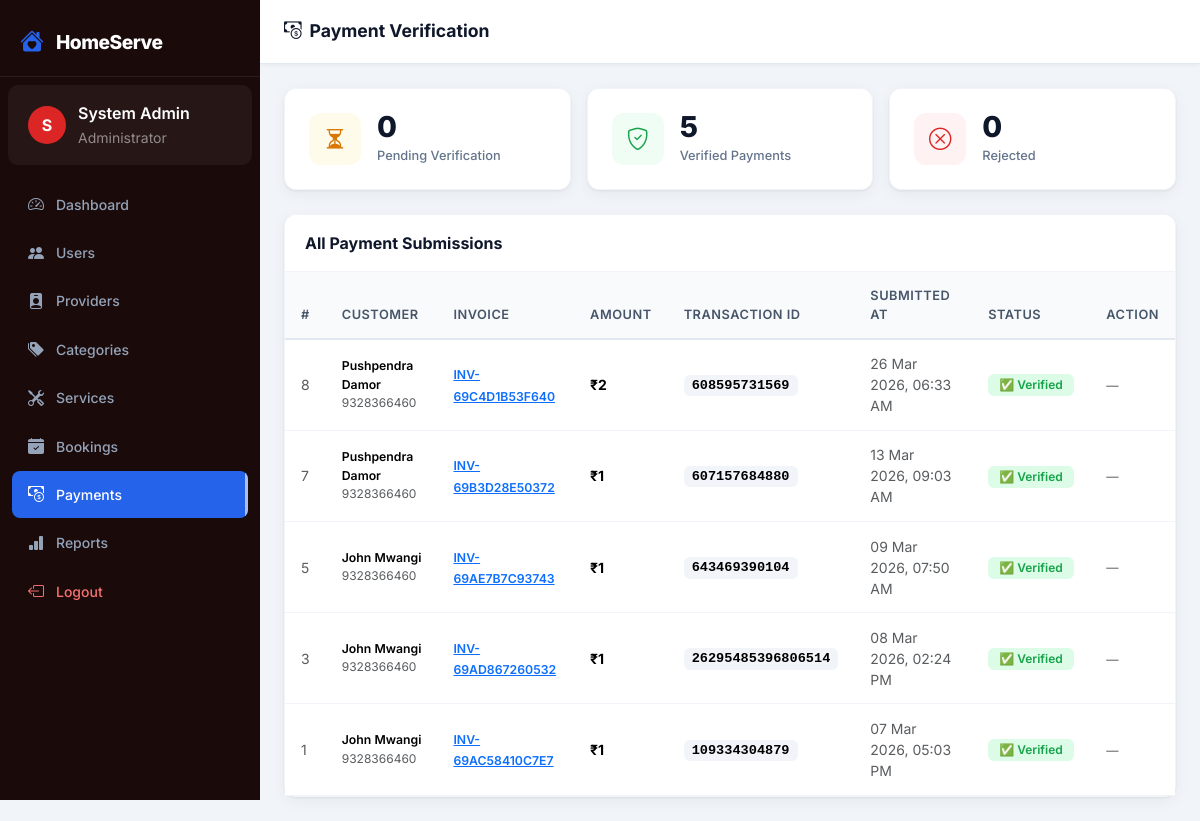
/modules/admin/payments.php (signed in), run on the app's committed database.
### tables this page shows
CREATE TABLE `payments` (
  `id` int(11) NOT NULL,
  `booking_id` int(11) NOT NULL,
  `transaction_id` varchar(50) NOT NULL,
  `amount` decimal(10,2) NOT NULL,
  `status` enum('pending','verified','rejected') DEFAULT 'pending',
  `verified_at` timestamp NULL DEFAULT NULL,
  `created_at` timestamp NOT NULL DEFAULT current_timestamp()
);

CREATE TABLE `users` (
  `id` int(11) NOT NULL,
  `name` varchar(100) NOT NULL,
  `email` varchar(150) NOT NULL,
  `phone` varchar(20) DEFAULT NULL,
  `password` varchar(255) NOT NULL,
  `role` enum('customer','admin') DEFAULT 'customer',
  `status` enum('active','suspended') DEFAULT 'active',
  `avatar` varchar(255) DEFAULT NULL,
  `created_at` timestamp NOT NULL DEFAULT current_timestamp(),
  `updated_at` timestamp NOT NULL DEFAULT current_timestamp() ON UPDATE current_timestamp()
);

CREATE TABLE `invoices` (
  `id` int(11) NOT NULL,
  `booking_id` int(11) NOT NULL,
  `invoice_number` varchar(30) NOT NULL,
  `subtotal` decimal(10,2) NOT NULL,
  `tax_rate` decimal(5,2) DEFAULT 0.00,
  `tax_amount` decimal(10,2) DEFAULT 0.00,
  `grand_total` decimal(10,2) NOT NULL,
  `payment_status` enum('unpaid','paid') DEFAULT 'unpaid',
  `generated_at` timestamp NOT NULL DEFAULT current_timestamp()
);

### includes/auth.php (called while the page is built, shortened)
<?php
function sanitize($input) {
    return htmlspecialchars(strip_tags(trim($input)), ENT_QUOTES, 'UTF-8');
}
function formatCurrency($amount) {
    return '₹' . number_format($amount, 0);
}
function formatDateTime($dt) {
    return date('d M Y, h:i A', strtotime($dt));
}

### modules/admin/payments.php (the view, shortened to what this page needs)
<?php
require_once __DIR__ . '/../../includes/auth.php';
$db = getDB();
$payments = $db->query("
    SELECT p.*,
        b.id as booking_id,
        uc.name as customer_name, uc.phone as customer_phone,
        inv.invoice_number, inv.grand_total, inv.payment_status
    FROM payments p
    JOIN bookings b ON p.booking_id = b.id
    JOIN users uc ON b.customer_id = uc.id
    JOIN invoices inv ON inv.booking_id = b.id
    ORDER BY p.created_at DESC
")->fetchAll();
?>
<?php require_once __DIR__ . '/../../includes/header.php'; ?>
<div class="dashboard-wrapper">
<?php require_once __DIR__ . '/../../includes/sidebar_admin.php'; ?>
<div class="main-content">
  <div class="topbar">
    <div class="d-flex align-items-center gap-3">
      <div class="topbar-title"><i class="bi bi-cash-coin me-2"></i>Payment Verification</div>
    </div>
  </div>
  <div class="page-content">
    <?php
      $pending  = array_filter($payments, fn($p) => $p['status'] === 'pending');
      $verified = array_filter($payments, fn($p) => $p['status'] === 'verified');
      $rejected = array_filter($payments, fn($p) => $p['status'] === 'rejected');
    ?>
    <div class="row g-3 mb-4">
      <div class="col-md-4">
        <div class="stat-card">
          <div class="stat-icon stat-bg-yellow"><i class="bi bi-hourglass-split"></i></div>
          <div>
            <div class="stat-value"><?= count($pending) ?></div>
            <div class="stat-label">Pending Verification</div>
          </div>
        </div>
      </div>
      <div class="col-md-4">
        <div class="stat-card">
          <div class="stat-icon stat-bg-green"><i class="bi bi-shield-check"></i></div>
          <div>
            <div class="stat-value"><?= count($verified) ?></div>
            <div class="stat-label">Verified Payments</div>
          </div>
        </div>
      </div>
      <div class="col-md-4">
        <div class="stat-card">
          <div class="stat-icon stat-bg-red"><i class="bi bi-x-circle"></i></div>
          <div>
            <div class="stat-value"><?= count($rejected) ?></div>
            <div class="stat-label">Rejected</div>
          </div>
        </div>
      </div>
    </div>
    <div class="card">
      <div class="card-header"><span class="card-title">All Payment Submissions</span></div>
      <div class="card-body p-0">
        <?php if (empty($payments)): ?>
        <div class="empty-state">
          <i class="bi bi-inbox"></i>
          <p class="mt-2">No payments submitted yet.</p>
        </div>
        <?php else: ?>
        <div class="table-responsive">
          <table class="table table-hover mb-0">
            <thead style="background:#f8fafc">
              <tr>
                <th>#</th>
                <th>Customer</th>
                <th>Invoice</th>
                <th>Amount</th>
                <th>Transaction ID</th>
                <th>Submitted At</th>
                <th>Status</th>
                <th>Action</th>
              </tr>
            </thead>
            <tbody>
              <?php foreach ($payments as $p): ?>
              <tr>
                <td class="text-muted small"><?= $p['id'] ?></td>
                <td>
                  <div class="fw-600 small"><?= sanitize($p['customer_name']) ?></div>
                  <div class="text-muted" style="font-size:.75rem"><?= sanitize($p['customer_phone'] ?? '—') ?></div>
                </td>
                <td>
                  <a href="<?= APP_URL ?>/modules/user/invoice.php?id=<?= $p['booking_id'] ?>" target="_blank" class="small fw-600 text-primary">
                    <?= sanitize($p['invoice_number']) ?>
                  </a>
                </td>
                <td class="fw-700"><?= formatCurrency($p['grand_total']) ?></td>
                <td>
                  <span style="font-family:monospace;font-weight:700;font-size:.85rem;background:#f1f5f9;padding:.2rem .5rem;border-radius:6px">
                    <?= sanitize($p['transaction_id']) ?>
                  </span>
                </td>
                <td class="text-muted small"><?= formatDateTime($p['created_at']) ?></td>
                <td>
                  <?php if ($p['status'] === 'pending'): ?>
                  <span class="badge" style="background:#fef3c7;color:#d97706;padding:.3rem .7rem">⏳ Pending</span>
                  <?php elseif ($p['status'] === 'verified'): ?>
                  <span class="badge" style="background:#dcfce7;color:#16a34a;padding:.3rem .7rem">✅ Verified</span>
                  <?php else: ?>
                  <span class="badge" style="background:#fee2e2;color:#dc2626;padding:.3rem .7rem">❌ Rejected</span>
                  <?php endif; ?>
                </td>
                <td>
                  <?php if ($p['status'] === 'pending'): ?>
                  <form method="POST" style="display:inline">
                    <?= csrfField() ?>
                    <input type="hidden" name="payment_id" value="<?= $p['id'] ?>">
                    <input type="hidden" name="action" value="verify">
                    <button type="submit" class="btn btn-sm btn-success" onclick="return confirm('Mark this payment as verified?')">
                      <i class="bi bi-check-lg"></i> Verify
                    </button>
                  </form>
                  <form method="POST" style="display:inline;margin-left:.3rem">
                    <?= csrfField() ?>
                    <input type="hidden" name="payment_id" value="<?= $p['id'] ?>">
                    <input type="hidden" name="action" value="reject">
                    <button type="submit" class="btn btn-sm btn-danger" onclick="return confirm('Reject this payment?')">
                      <i class="bi bi-x-lg"></i> Reject
                    </button>
                  </form>
                  <?php else: ?>
                  <span class="text-muted small">—</span>
                  <?php endif; ?>
                </td>
              </tr>
              <?php endforeach; ?>
            </tbody>
          </table>
        </div>
        <?php endif; ?>
      </div>
    </div>
  </div>
</div>
</div>
<?php require_once __DIR__ . '/../../includes/footer.php'; ?>

### assets/css/main.css (style rules this page uses)
:root { --primary: #2563eb; --primary-dark: #1d4ed8; --primary-light: #eff6ff; --secondary: #7c3aed; --success: #059669; --warning: #d97706; --danger: #dc2626; --sidebar-width: 260px; --sidebar-bg: #0f172a; --sidebar-hover: rgba(255,255,255,0.08); --topbar-height: 64px; --card-shadow: 0 1px 3px rgba(0,0,0,.07), 0 4px 16px rgba(0,0,0,.05); --card-radius: 12px; --transition: all .2s ease; }
* { box-sizing: border-box; }
body { font-family: 'Inter', sans-serif; background: #f1f5f9; color: #1e293b; margin: 0; }
.dashboard-wrapper { display: flex; min-height: 100vh; }
.main-content { flex: 1; margin-left: var(--sidebar-width); min-height: 100vh; display: flex; flex-direction: column; }
.topbar { height: var(--topbar-height); background: #fff; border-bottom: 1px solid #e2e8f0; display: flex; align-items: center; justify-content: space-between; padding: 0 1.5rem; position: sticky; top: 0; z-index: 100; box-shadow: 0 1px 4px rgba(0,0,0,.05); }
.topbar-title { font-size: 1.1rem; font-weight: 700; color: #0f172a; }
.page-content { padding: 1.5rem; flex: 1; }
.stat-card { background: #fff; border-radius: var(--card-radius); box-shadow: var(--card-shadow); padding: 1.5rem; display: flex; align-items: flex-start; gap: 1rem; border: 1px solid #f1f5f9; transition: var(--transition); }
.stat-icon { width: 52px; height: 52px; border-radius: 12px; display: flex; align-items: center; justify-content: center; font-size: 1.4rem; flex-shrink: 0; }
.stat-value { font-size: 1.8rem; font-weight: 800; color: #0f172a; line-height: 1; }
.stat-label { font-size: .8rem; color: #64748b; font-weight: 500; margin-top: .25rem; }
.stat-bg-green { background: #f0fdf4; color: #16a34a; }
.stat-bg-yellow { background: #fffbeb; color: #d97706; }
.stat-bg-red { background: #fef2f2; color: #dc2626; }
.card { border: 1px solid #f1f5f9; border-radius: var(--card-radius); box-shadow: var(--card-shadow); background: #fff; }
.card-header { background: #fff; border-bottom: 1px solid #f1f5f9; padding: 1rem 1.25rem; border-radius: var(--card-radius) var(--card-radius) 0 0 !important; }
.card-header .card-title { font-weight: 700; color: #0f172a; margin: 0; font-size: 1rem; }
.table thead th { background: #f8fafc; border-bottom: 2px solid #e2e8f0; font-size: .8rem; font-weight: 600; color: #475569; text-transform: uppercase; letter-spacing: .5px; padding: .85rem 1rem; }
.table tbody td { padding: .85rem 1rem; font-size: .875rem; vertical-align: middle; border-color: #f1f5f9; }
.badge { font-size: .75rem; font-weight: 600; padding: .35em .65em; border-radius: 6px; }
.page-content { animation: fadeIn .4s ease both; }
.card { animation: fadeInUp .4s ease both; }
.stat-card:nth-child(1) { animation: fadeInUp .4s ease .05s both; }
tbody tr { animation: fadeIn .3s ease both; }
tbody tr:nth-child(1) { animation-delay: .04s; }
tbody tr:nth-child(2) { animation-delay: .07s; }
tbody tr:nth-child(3) { animation-delay: .10s; }
tbody tr:nth-child(4) { animation-delay: .13s; }
tbody tr:nth-child(5) { animation-delay: .16s; }
.table tbody tr { transition: background .15s ease, transform .15s ease; }
.badge { animation: scaleIn .3s cubic-bezier(.34,1.56,.64,1) both; }
.topbar { animation: fadeIn .3s ease both; }
.fw-600 { font-weight: 600 !important; }
.fw-700 { font-weight: 700 !important; }
.stat-card { position: relative; overflow: hidden; }

### data on the page
payments: id "8", users.name "Pushpendra Damor", users.phone "9328366460", invoices.invoice_number "INV-69C4D1B53F640", invoices.grand_total "₹2", transaction "608595731569", created_at "26 Mar 2026, 06:33 AM", status "✅ Verified"
payments: id "7", users.name "Pushpendra Damor", users.phone "9328366460", invoices.invoice_number "INV-69B3D28E50372", invoices.grand_total "₹1", transaction "607157684880", created_at "13 Mar 2026, 09:03 AM", status "✅ Verified"
payments: id "5", users.name "John Mwangi", users.phone "9328366460", invoices.invoice_number "INV-69AE7B7C93743", invoices.grand_total "₹1", transaction "643469390104", created_at "09 Mar 2026, 07:50 AM", status "✅ Verified"
payments: id "3", users.name "John Mwangi", users.phone "9328366460", invoices.invoice_number "INV-69AD867260532", invoices.grand_total "₹1", transaction "26295485396806514", created_at "08 Mar 2026, 02:24 PM", status "✅ Verified"
payments: id "1", users.name "John Mwangi", users.phone "9328366460", invoices.invoice_number "INV-69AC58410C7E7", invoices.grand_total "₹1", transaction "109334304879", created_at "07 Mar 2026, 05:03 PM", status "✅ Verified"

### other printed values
APP_NAME "HomeServe"
substr($_SESSION['name'], 0, 1) "S"
$_SESSION['name'] "System Admin"
count($pending) "0"
count($verified) "5"
count($rejected) "0"
